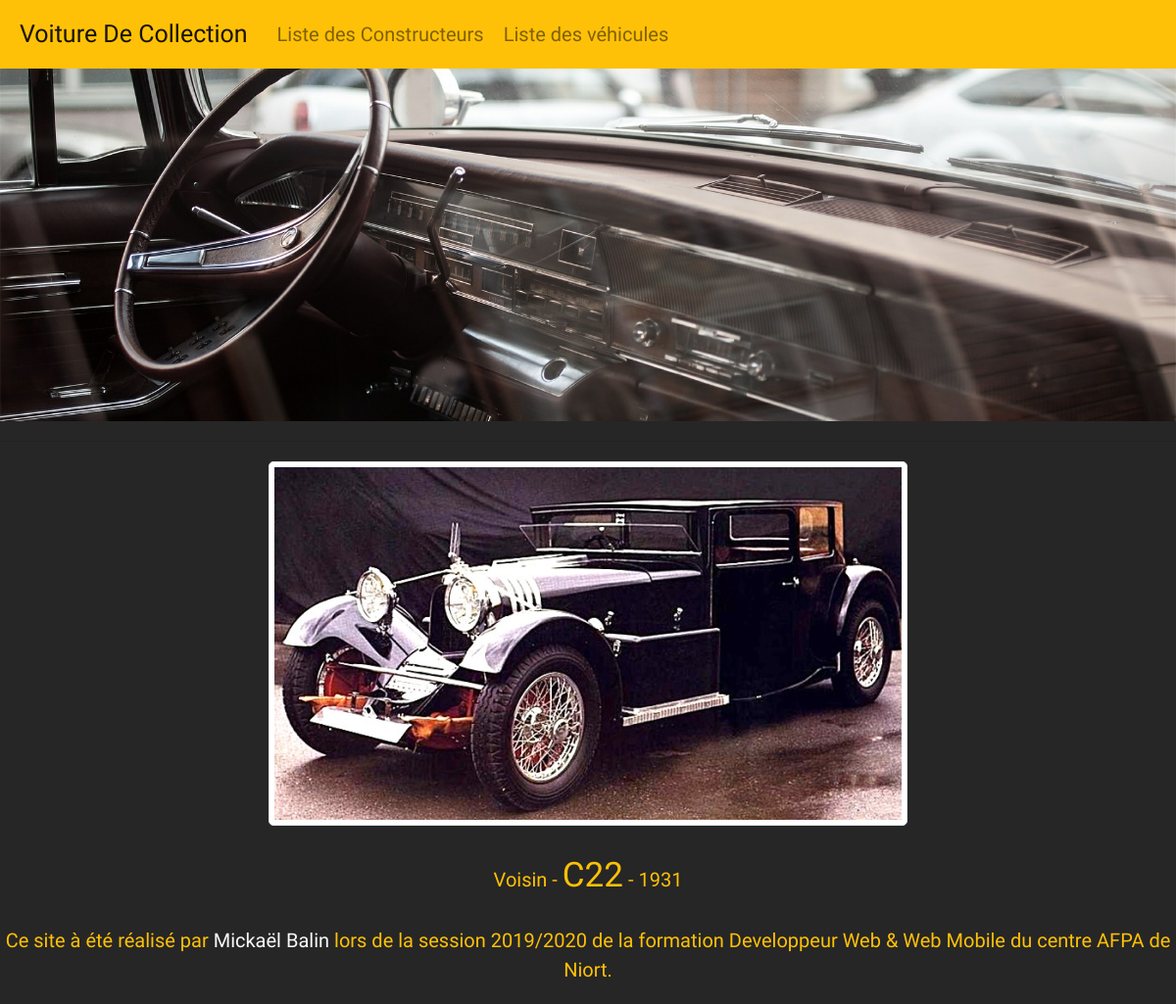
The app's page /vehicule.php?id=39 with its own data.
### tables this page shows
CREATE TABLE `Modele` (
  `Modele_ID` int(11) PRIMARY KEY NOT NULL AUTO_INCREMENT,
  `Modele_DATE` int(4) NOT NULL,
  `Modele_Titre` varchar(100) NOT NULL,
  `Modele_AUTEUR_ID` int(11) NOT NULL
  );

CREATE TABLE `Constructeur` (
  `Constructeur_ID` int(11) PRIMARY KEY NOT NULL AUTO_INCREMENT,
  `Constructeur_TITRE` varchar(100) NOT NULL,
  `Constructeur_CONTENU` longtext NOT NULL
);

### modele.php (called while the page is built, shortened)
<?php
function getVehicule($idVehicule){
    $bdcon = getBdd();
    $vehicule = $bdcon->prepare('select Modele_ID as id, Modele_TITRE as titre, Constructeur_Titre as createur, Modele_AUTEUR_ID as auteurID, Modele_DATE as date from Modele LEFT JOIN Constructeur ON Modele.Modele_AUTEUR_ID = Constructeur.Constructeur_ID WHERE Modele_ID = ?');
    $vehicule->execute(array($idVehicule));
    if($vehicule->rowcount() == 1){
        return $vehicule->fetch();
    } else{
        throw new Exception("Aucun billet ne correspond à l'identifiant '$idVehicule'");
    }
}
function getBdd(){
    $bdd = new PDO('mysql:host=localhost;dbname=automobile;charset=utf8', 'root', 'root', array(PDO::ATTR_ERRMODE => PDO::ERRMODE_EXCEPTION));
    return $bdd;
}

### vues/VueVehicule.php (the view, shortened to what this page needs)
<div class="container">
  <div class="row text-center d-flex justify-content-center">
    <figure>
   <?php echo '<img class="img-thumbnail"  src="img/'.$vehicule['createur'].'-'.$vehicule['titre'].'-'.$vehicule['date'].'.png" alt="une photo de la voiture '.$vehicule['titre'].'">';?>
    <figcaption class="text-warning text-center">
<br>
<h3><a class="text-decoration-none text-warning text-center" href="<?= "constructeur.php?id=".$vehicule['auteurID']?>" ><?= $vehicule['createur'] ?> - </a>
<?= $vehicule['titre'] ?>
<a class="text-decoration-none text-warning text-center" href="<?= "year.php?id=".$vehicule['date']?>" > - <?= $vehicule['date'] ?></a>
    </figcaption>
     </figure>
  </div>
  </div>
<?php require 'gabarit.php';?>

### css/style.css (style rules this page uses)
* { box-sizing: border-box; font-size: 20px; }
body { background-color: #262626; font-family: 'Girassol', cursive; }

### records on screen
modele: Modele_AUTEUR_ID+Modele_DATE (picture), Modele_AUTEUR_ID.Constructeur_TITRE "Voisin", Modele_Titre "C22", Modele_DATE "1931"
